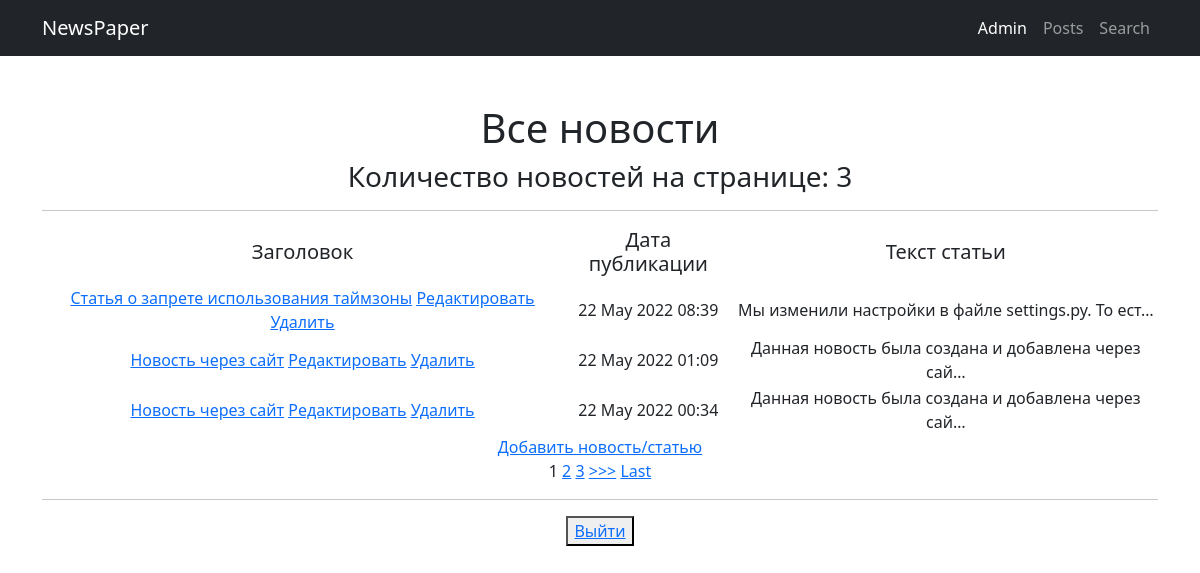
The app's page / (signed in) with its own data.
### newapp/models.py (models this page shows, shortened)
class Post(models.Model):
    NEWS = 'NW'
    ARTICLE = 'AT'
    TYPE_POST_CHOICES = [(NEWS, 'Новости'), (ARTICLE, 'Статья'),]
    post_type = models.CharField("Тип", max_length=2, choices=TYPE_POST_CHOICES, default=NEWS)
    post_author = models.ForeignKey(Author, on_delete=models.CASCADE, verbose_name="Имя автора")
    post_date_time = models.DateTimeField("Дата публикации (ГГГГ-ММ-ДД)", auto_now_add=True)
    post_category = models.ManyToManyField(Category, through='PostCategory', verbose_name="Категория")
    post_title = models.CharField("Заголовок", max_length=100)
    post_text = models.TextField("Текст")
    post_rating = models.IntegerField(default=0)

### newapp/views.py (the view)
# urls.py: path('', PostsList.as_view()),
class PostsList(LoginRequiredMixin, ListView):
    model = Post  # указываем модель, объекты которой мы будем выводить
    template_name = 'posts.html'  # указываем имя шаблона, в котором будет лежать HTML, в нём будут все инструкции о том, как именно пользователю должны вывестись наши объекты
    context_object_name = 'posts'  # это имя списка, в котором будут лежать все объекты, его надо указать, чтобы обратиться к самому списку объектов через HTML-шаблон
    ordering = ['-id']
    paginate_by = 3 # поставим постраничный вывод в один элемент
    def get_context_data(self, **kwargs):
        context = super().get_context_data(**kwargs) # получили весь контекст из класса-родителя
        context['time_now'] = datetime.utcnow()  # добавим переменную текущей даты time_now
        context['filter'] = PostFilter(self.request.GET, queryset=self.get_queryset()) # вписываем наш фильтр в контекст
        context['is_not_authors'] = not self.request.user.groups.filter(name = 'authors').exists() # добавили новую контекстную переменную is_not_authors
        return context

### newapp/templatetags/custom_filters.py (called while the page is built)
@register.filter(name='censor')
def censor(value, arg):
    list_bad_words = ['черт', 'блин', 'капец', 'дерьмо']
    value_edited = value
    value_final = ''
    for word in list_bad_words:
        value_edited = value_edited.lower()
        value_temp = value_edited.replace(word, arg * len(word))
        value_edited = value_temp
    for i in range(0, len(value)):
        if (value[i] != value_edited[i]) & (value_edited[i].isalpha()):
            temp = value_edited[i].upper()
            value_final += temp
        else:
            value_final += value_edited[i]
    return value_final

### templates/posts.html (shortened to what this page needs)
{% extends 'default.html' %}
{% load custom_filters %}
{% block content %}
    <h1>Все новости</h1>
    <h3>Количество новостей на странице: {{ posts|length }}</h3>
    <hr>
    {% if posts %}
        <table>
            <tr>
                <td>
                    <h5>Заголовок</h5>
                </td>
                <td>
                    <h5>Дата публикации</h5>
                </td>
                <td>
                    <h5>Текст статьи</h5>
                </td>
            </tr>
        {% for post in posts %}
            <tr>
                <td>
                    <a href="{% url 'post_detail' post.id %}">{{ post.post_title|censor:'*' }}</a>
                    <a href="{% url 'post_update' post.id %}"><u>Редактировать</u></a>
                    <a href="{% url 'post_delete' post.id %}"><u> Удалить </u></a>
                </td>
                <td>
                    {{ post.post_date_time|date:'d M Y H:i' }}
                </td>
                <td>
                    {{ post.post_text|censor:'*'|truncatechars:50 }}
                </td>
            </tr>
        {% endfor %}
        </table>
    {% else %}
        <h2>Новостей нет!</h2>
    {% endif %}
    <a href="{% url 'post_create' %}">Добавить новость/статью</a>
    <br>
    {% if is_paginated %}
        {% for num in page_obj.paginator.page_range %}
            {% if page_obj.number == num %}
                <a>{{ num }}</a>
            {% elif num > page_obj.number|add:'-3' and num < page_obj.number|add:'3' %}
                <a href="?page={{ num }}">{{ num }}</a>
            {% endif %}
        {% endfor %}
        {% if page_obj.has_next %}
            <a href="?page={{ page_obj.next_page_number }}">>>></a>
            <a href="?page={{ page_obj.paginator.num_pages }}">Last</a>
        {% endif %}
    {% endif %}
    <br>
    <hr>
    <button> <a href="accounts/logout/">Выйти</a> </button>
{% endblock content %}

### records on screen
Post: post_title|censor "Статья о запрете использования таймзоны", post_date_time "22 May 2022 08:39", post_text|censor "Мы изменили настройки в файле settings.py. То ест…"
Post: post_title|censor "Новость через сайт", post_date_time "22 May 2022 01:09", post_text|censor "Данная новость была создана и добавлена через сай…"
Post: post_title|censor "Новость через сайт", post_date_time "22 May 2022 00:34", post_text|censor "Данная новость была создана и добавлена через сай…"

### other values on screen
{{ posts|length }} "3"
{{ num }} "1"
{{ num }} "2" "3"
